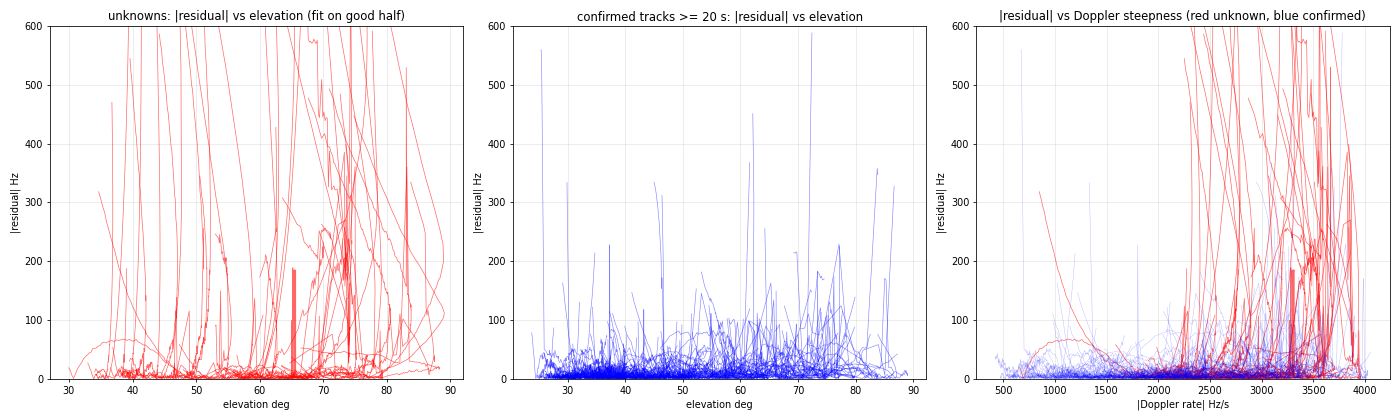

Generate this figure with Python:
"""Residual vs predicted elevation: partial-match unknowns (fit on good half) and confirmed tracks (fit on whole track)."""
import sys, pickle, re, json
sys.path.insert(0, str(__import__('pathlib').Path(__file__).resolve().parents[3]))
from pathlib import Path
import numpy as np
from scipy.interpolate import CubicSpline
from scipy.optimize import minimize_scalar
import matplotlib; matplotlib.use('Agg'); import matplotlib.pyplot as plt
from norad_id import load_tles, predict

rows = pickle.load(open(sys.argv[1], 'rb'))
ROOT = Path(__file__).resolve().parents[1]
ts = lambda s: np.datetime64(s, 'ms').astype('int64') / 1e3
SATS = {}
def sats_of(date, t0):
    if date not in SATS: SATS[date] = load_tles(f'{ROOT.parents[1]}/tles/{date}.tle', at_unix=t0)
    return SATS[date]
def fit(t, z, n, sats, fc, good):
    tg = np.arange(t[0] - 20, t[-1] + 20, 0.5)
    pr, el = predict({n: sats[n]}, tg, fc, min_elev_deg=-90)
    sp, se = CubicSpline(*pr[n]), CubicSpline(tg, el[n])
    dt = minimize_scalar(lambda dt: np.var(z[good] - sp(t[good] + dt)), bounds=(-5, 5), method='bounded').x
    off = np.mean(z[good] - sp(t[good] + dt))
    return z - sp(t + dt) - off, se(t + dt), sp(t + dt, 1)
fig, ax = plt.subplots(1, 3, figsize=(20, 6))
# unknowns with a good half
for r in rows:
    if not (min(e for _, e in r['half']) < 25 and len({n for n, _ in r['half']}) == 1): continue
    d = np.loadtxt(ROOT / r['cap'] / 'tracks.csv', delimiter=',', skiprows=1, ndmin=2); p = d[d[:, 0] == r['track']]
    t, z = r['tstart'] + p[:, 1], p[:, 2]; m = len(t) // 2
    good = slice(0, m) if r['half'][0][1] < r['half'][1][1] else slice(m, None)
    res, el, g = fit(t, z, r['best'].removeprefix('SAT-'), sats_of(r['date'], r['tstart']), r['fc'], good)
    ax[0].plot(el, np.abs(res), 'r-', lw=0.7, alpha=0.6)
    ax[2].plot(np.abs(g), np.abs(res), 'r-', lw=0.7, alpha=0.6)
# confirmed tracks >= 20 s
nconf = []
for cap in sorted(p.parent for p in ROOT.glob('*/*/*/staged.txt') if '2026-01-20' not in str(p)):
    s = json.loads((cap / 'summary.json').read_text()); t0 = ts(s['start_switches'])
    d = np.loadtxt(cap / 'tracks.csv', delimiter=',', skiprows=1, ndmin=2)
    for i, n in re.findall(r'^track (\d+): confirmed SAT-(\d+)', (cap / 'staged.txt').read_text(), re.M):
        p = d[d[:, 0] == int(i)]
        if p[-1, 1] - p[0, 1] < 20: continue
        t, z = t0 + p[:, 1], p[:, 2]
        res, el, g = fit(t, z, n, sats_of(cap.parts[-3], t0), s['fc'], slice(None))
        ax[1].plot(el, np.abs(res), 'b-', lw=0.6, alpha=0.5)
        ax[2].plot(np.abs(g), np.abs(res), 'b-', lw=0.4, alpha=0.3)
        nconf.append((el.max(), np.sqrt(np.mean(res ** 2))))
nconf = np.array(nconf)
for lo in (0, 50, 60, 70, 80):
    s = nconf[(nconf[:, 0] >= lo) & (nconf[:, 0] < lo + (50 if lo == 0 else 10))]
    print(f'confirmed >=20 s, max elev {lo}-{lo + (50 if lo == 0 else 10)}: {len(s)} tracks, median rms {np.median(s[:, 1]) if len(s) else np.nan:.1f} Hz')
for a, ttl in zip(ax, ['unknowns: |residual| vs elevation (fit on good half)', 'confirmed tracks >= 20 s: |residual| vs elevation', '|residual| vs Doppler steepness (red unknown, blue confirmed)']):
    a.set_ylim(0, 600); a.set_title(ttl); a.set_ylabel('|residual| Hz'); a.grid(alpha=0.3)
ax[0].set_xlabel('elevation deg'); ax[1].set_xlabel('elevation deg'); ax[2].set_xlabel('|Doppler rate| Hz/s')
fig.tight_layout(); fig.savefig(sys.argv[2], dpi=70)
